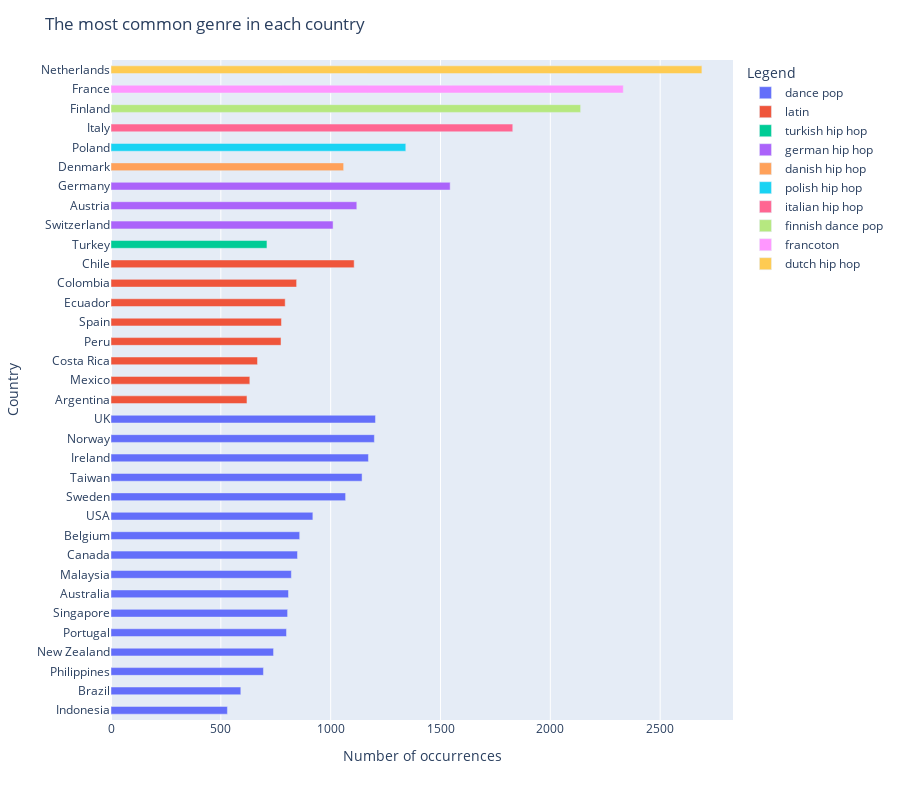

This figure's notebook cell:
### Markdown cell above
### The most common genre in each country

### Code cell
result = df.groupby('Country')['Genre'].apply(lambda x: x.value_counts().nlargest(1)).sort_values(ascending=True).reset_index(name='Counts')
result.rename(columns = {'level_1' : 'Legend'}, inplace=True)
wykres2 = px.bar(result, y='Country', x='Counts', color='Legend', orientation='h')
wykres2.update_traces(textposition='inside',width =0.4)
wykres2.update_layout(xaxis_title='Number of occurrences',
                  yaxis_title='Country',
                  height=800)
wykres2.update_layout(title='The most common genre in each country')
wykres2.show()

### Figure 1 — Plotly figure (JSON) as saved in the notebook; plotly's stock layout.template omitted (floating-point values rounded to 4 significant figures)
{"data": [{"alignmentgroup": "True", "hovertemplate": "Legend=dance pop<br>Counts=%{x}<br>Country=%{y}<extra></extra>", "legendgroup": "dance pop", "marker": {"color": "#636efa", "pattern": {"shape": ""}}, "name": "dance pop", "offsetgroup": "dance pop", "orientation": "h", "showlegend": true, "textposition": "inside", "type": "bar", "width": 0.4, "x": [530, 591, 694, 740, 799, 804, 808, 821, 849, 859, 919, 1068, 1143, 1172, 1199, 1204], "xaxis": "x", "y": ["Indonesia", "Brazil", "Philippines", "New Zealand", "Portugal", "Singapore", "Australia", "Malaysia", "Canada", "Belgium", "USA", "Sweden", "Taiwan", "Ireland", "Norway", "UK"], "yaxis": "y"}, {"alignmentgroup": "True", "hovertemplate": "Legend=latin<br>Counts=%{x}<br>Country=%{y}<extra></extra>", "legendgroup": "latin", "marker": {"color": "#EF553B", "pattern": {"shape": ""}}, "name": "latin", "offsetgroup": "latin", "orientation": "h", "showlegend": true, "textposition": "inside", "type": "bar", "width": 0.4, "x": [619, 632, 667, 774, 776, 793, 845, 1107], "xaxis": "x", "y": ["Argentina", "Mexico", "Costa Rica", "Peru", "Spain", "Ecuador", "Colombia", "Chile"], "yaxis": "y"}, {"alignmentgroup": "True", "hovertemplate": "Legend=turkish hip hop<br>Counts=%{x}<br>Country=%{y}<extra></extra>", "legendgroup": "turkish hip hop", "marker": {"color": "#00cc96", "pattern": {"shape": ""}}, "name": "turkish hip hop", "offsetgroup": "turkish hip hop", "orientation": "h", "showlegend": true, "textposition": "inside", "type": "bar", "width": 0.4, "x": [710], "xaxis": "x", "y": ["Turkey"], "yaxis": "y"}, {"alignmentgroup": "True", "hovertemplate": "Legend=german hip hop<br>Counts=%{x}<br>Country=%{y}<extra></extra>", "legendgroup": "german hip hop", "marker": {"color": "#ab63fa", "pattern": {"shape": ""}}, "name": "german hip hop", "offsetgroup": "german hip hop", "orientation": "h", "showlegend": true, "textposition": "inside", "type": "bar", "width": 0.4, "x": [1011, 1119, 1544], "xaxis": "x", "y": ["Switzerland", "Austria", "Germany"], "yaxis": "y"}, {"alignmentgroup": "True", "hovertemplate": "Legend=danish hip hop<br>Counts=%{x}<br>Country=%{y}<extra></extra>", "legendgroup": "danish hip hop", "marker": {"color": "#FFA15A", "pattern": {"shape": ""}}, "name": "danish hip hop", "offsetgroup": "danish hip hop", "orientation": "h", "showlegend": true, "textposition": "inside", "type": "bar", "width": 0.4, "x": [1059], "xaxis": "x", "y": ["Denmark"], "yaxis": "y"}, {"alignmentgroup": "True", "hovertemplate": "Legend=polish hip hop<br>Counts=%{x}<br>Country=%{y}<extra></extra>", "legendgroup": "polish hip hop", "marker": {"color": "#19d3f3", "pattern": {"shape": ""}}, "name": "polish hip hop", "offsetgroup": "polish hip hop", "orientation": "h", "showlegend": true, "textposition": "inside", "type": "bar", "width": 0.4, "x": [1342], "xaxis": "x", "y": ["Poland"], "yaxis": "y"}, {"alignmentgroup": "True", "hovertemplate": "Legend=italian hip hop<br>Counts=%{x}<br>Country=%{y}<extra></extra>", "legendgroup": "italian hip hop", "marker": {"color": "#FF6692", "pattern": {"shape": ""}}, "name": "italian hip hop", "offsetgroup": "italian hip hop", "orientation": "h", "showlegend": true, "textposition": "inside", "type": "bar", "width": 0.4, "x": [1829], "xaxis": "x", "y": ["Italy"], "yaxis": "y"}, {"alignmentgroup": "True", "hovertemplate": "Legend=finnish dance pop<br>Counts=%{x}<br>Country=%{y}<extra></extra>", "legendgroup": "finnish dance pop", "marker": {"color": "#B6E880", "pattern": {"shape": ""}}, "name": "finnish dance pop", "offsetgroup": "finnish dance pop", "orientation": "h", "showlegend": true, "textposition": "inside", "type": "bar", "width": 0.4, "x": [2138], "xaxis": "x", "y": ["Finland"], "yaxis": "y"}, {"alignmentgroup": "True", "hovertemplate": "Legend=francoton<br>Counts=%{x}<br>Country=%{y}<extra></extra>", "legendgroup": "francoton", "marker": {"color": "#FF97FF", "pattern": {"shape": ""}}, "name": "francoton", "offsetgroup": "francoton", "orientation": "h", "showlegend": true, "textposition": "inside", "type": "bar", "width": 0.4, "x": [2332], "xaxis": "x", "y": ["France"], "yaxis": "y"}, {"alignmentgroup": "True", "hovertemplate": "Legend=dutch hip hop<br>Counts=%{x}<br>Country=%{y}<extra></extra>", "legendgroup": "dutch hip hop", "marker": {"color": "#FECB52", "pattern": {"shape": ""}}, "name": "dutch hip hop", "offsetgroup": "dutch hip hop", "orientation": "h", "showlegend": true, "textposition": "inside", "type": "bar", "width": 0.4, "x": [2690], "xaxis": "x", "y": ["Netherlands"], "yaxis": "y"}], "layout": {"barmode": "relative", "height": 800, "legend": {"title": {"text": "Legend"}, "tracegroupgap": 0}, "margin": {"t": 60}, "title": {"text": "The most common genre in each country"}, "xaxis": {"anchor": "y", "domain": [0, 1], "title": {"text": "Number of occurrences"}}, "yaxis": {"anchor": "x", "domain": [0, 1], "title": {"text": "Country"}}}}
